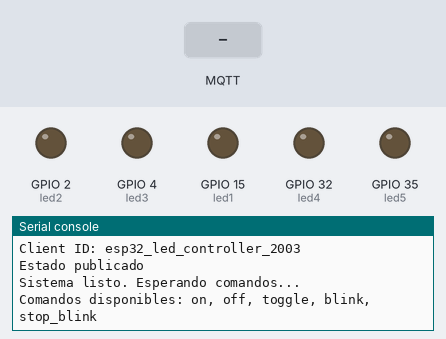
The program below on a simulated ESP32 board running MicroPython. Shown: output pins drawn as LEDs (lit = HIGH), the last lines printed to the serial console. The test bench sets the inputs (shaded band). WiFi joins after 1.5 s; no MQTT or app messages arrive unless stated.

Above: at 3.3 s.
3.4 s: MQTT message "led" arrives on the first subscribed topic
At 4.6 s:
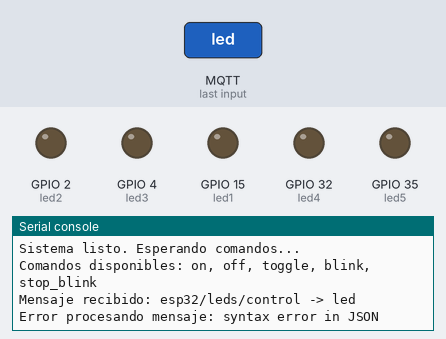
4.9 s: MQTT message "action" arrives on the first subscribed topic
At 5.9 s:
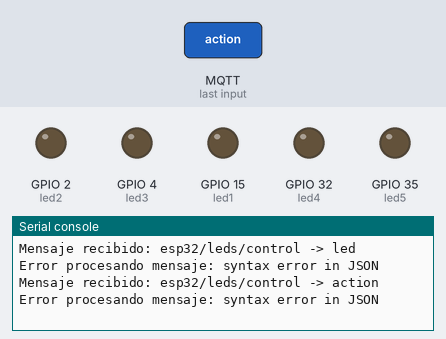
6.4 s: MQTT message "interval" arrives on the first subscribed topic
At 6.9 s:
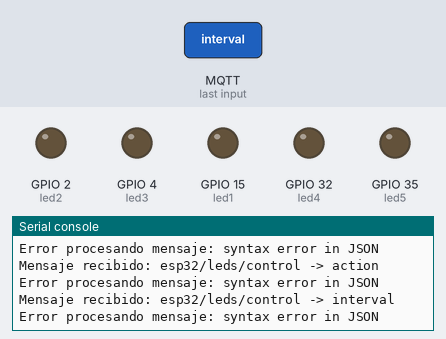

The program:

test.py
```python
import time
import machine
import onewire
import ds18x20
import json
from machine import Pin
from umqtt.robust import MQTTClient
import network
import os

# === Módulo WiFi integrado ===
def conectar_wifi():
    wlan = network.WLAN(network.STA_IF)
    wlan.active(True)

    # Configura tus credenciales WiFi aquí
    WIFI_SSID = "vivo V23 5G"  # Cambia por tu SSID
    WIFI_PASSWORD = "yeison123"  # Cambia por tu password

    if not wlan.isconnected():
        print('Conectando a WiFi...')
        wlan.connect(WIFI_SSID, WIFI_PASSWORD)

        # Esperar hasta que se conecte
        timeout = 0
        while not wlan.isconnected():
            time.sleep(1)
            timeout += 1
            print(f'Intentando conectar... {timeout}s')
            if timeout > 20:  # 20 segundos de timeout
                print("Error: Timeout en conexión WiFi")
                return False

    print('Conexión WiFi exitosa!')
    print('Configuración de red:', wlan.ifconfig())
    return True

# === Conexión WiFi ===
if not conectar_wifi():
    print("Error: no se puede continuar sin conexión WiFi")
    while True:
        time.sleep(1)

# === Configuración de LEDs ===
leds = {
    "led1": Pin(15, Pin.OUT),   # GPIO2
    "led2": Pin(2, Pin.OUT),   # GPIO4
    "led3": Pin(4, Pin.OUT),   # GPIO5
    "led4": Pin(32, Pin.OUT),  # GPIO18
    "led5": Pin(35, Pin.OUT)   # GPIO19
}

# Estado inicial de los LEDs (todos apagados)
for led in leds.values():
    led.off()

# === Configuración MQTT ===
MQTT_BROKER = "10.171.40.138"  # Broker público para pruebas
# MQTT_BROKER = "192.168.1.100"   # O usa tu broker local
MQTT_PORT = 1883
MQTT_TOPIC_SUB = "esp32/leds/control"
MQTT_TOPIC_PUB = "esp32/leds/status"
CLIENT_ID = "esp32_led_controller_" + str(time.ticks_ms())

# Variables para control de timing de LEDs
led_timers = {
    "led1": {"last_change": 0, "interval": 1000, "state": False, "blink_enabled": False},
    "led2": {"last_change": 0, "interval": 1500, "state": False, "blink_enabled": False},
    "led3": {"last_change": 0, "interval": 2000, "state": False, "blink_enabled": False},
    "led4": {"last_change": 0, "interval": 2500, "state": False, "blink_enabled": False},
    "led5": {"last_change": 0, "interval": 3000, "state": False, "blink_enabled": False}
}

# === Callback para mensajes MQTT ===
def mqtt_callback(topic, msg):
    try:
        topic = topic.decode('utf-8')
        msg = msg.decode('utf-8')
        print(f"Mensaje recibido: {topic} -> {msg}")

        if topic == MQTT_TOPIC_SUB:
            data = json.loads(msg)
            led_id = data.get("led")
            action = data.get("action")
            interval = data.get("interval")

            if led_id in leds:
                if action == "on":
                    leds[led_id].on()
                    led_timers[led_id]["state"] = True
                    led_timers[led_id]["blink_enabled"] = False
                    print(f"LED {led_id} ENCENDIDO")

                elif action == "off":
                    leds[led_id].off()
                    led_timers[led_id]["state"] = False
                    led_timers[led_id]["blink_enabled"] = False
                    print(f"LED {led_id} APAGADO")

                elif action == "toggle":
                    current_state = leds[led_id].value()
                    leds[led_id].value(not current_state)
                    led_timers[led_id]["state"] = not current_state
                    led_timers[led_id]["blink_enabled"] = False
                    print(f"LED {led_id} ALTERNADO")

                elif action == "blink":
                    if interval:
                        led_timers[led_id]["interval"] = interval
                    led_timers[led_id]["blink_enabled"] = True
                    print(f"LED {led_id} parpadeando cada {led_timers[led_id]['interval']}ms")

                elif action == "stop_blink":
                    led_timers[led_id]["blink_enabled"] = False
                    print(f"LED {led_id} parpadeo detenido")

                # Publicar estado actualizado
                publish_status()

    except Exception as e:
        print(f"Error procesando mensaje: {e}")

# === Publicar estado de los LEDs ===
def publish_status():
    try:
        status = {}
        for led_id, led_pin in leds.items():
            status[led_id] = {
                "state": "on" if led_pin.value() else "off",
                "blink_interval": led_timers[led_id]["interval"],
                "blink_enabled": led_timers[led_id]["blink_enabled"]
            }

        client.publish(MQTT_TOPIC_PUB, json.dumps(status))
        print("Estado publicado")
    except Exception as e:
        print(f"Error publicando estado: {e}")

# === Control automático de parpadeo ===
def update_led_blink():
    current_time = time.ticks_ms()

    for led_id, timer in led_timers.items():
        if timer["blink_enabled"]:
            if time.ticks_diff(current_time, timer["last_change"]) >= timer["interval"]:
                # Alternar estado del LED
                leds[led_id].value(not leds[led_id].value())
                timer["state"] = not timer["state"]
                timer["last_change"] = current_time

# === Conexión MQTT ===
try:
    client = MQTTClient(CLIENT_ID, MQTT_BROKER, port=MQTT_PORT, keepalive=60)
    client.set_callback(mqtt_callback)
    client.connect()
    client.subscribe(MQTT_TOPIC_SUB)
    print(f"Conectado a MQTT Broker: {MQTT_BROKER}")
    print(f"Suscrito a: {MQTT_TOPIC_SUB}")
    print(f"Client ID: {CLIENT_ID}")

    # Publicar estado inicial
    publish_status()

except Exception as e:
    print(f"Error conectando MQTT: {e}")
    while True:
        time.sleep(1)

# === Loop principal ===
print("Sistema listo. Esperando comandos...")
print("Comandos disponibles: on, off, toggle, blink, stop_blink")

last_status_publish = time.ticks_ms()
STATUS_INTERVAL = 30000  # Publicar estado cada 30 segundos

while True:
    try:
        # Verificar mensajes MQTT
        client.check_msg()

        # Actualizar parpadeo automático de LEDs
        update_led_blink()

        # Publicar estado periódicamente
        current_time = time.ticks_ms()
        if time.ticks_diff(current_time, last_status_publish) >= STATUS_INTERVAL:
            publish_status()
            last_status_publish = current_time

        time.sleep_ms(10)  # Pequeña pausa para evitar sobrecarga

    except Exception as e:
        print(f"Error en loop principal: {e}")
        time.sleep(1)
```

Measured:
- after the input at 3.4 s, the serial console: prints a new line at once (image 1)
- after the input at 4.9 s, the serial console: prints a new line at once (image 2)
- after the input at 6.4 s, the serial console: prints a new line at once (image 3)
